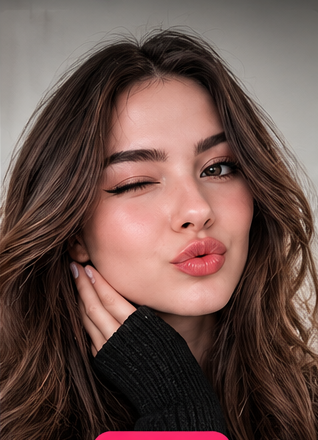
#> input picture tools/thumbs/source/model_face.png, 318 x 440 px
$ python make_thumbs.py
#> lines starting #> are read from the running program, lines starting #| are printed output that depends on the picture
#!/usr/bin/env python3
"""
Миниатюры карточек эффектов: фото модели из макета + сам эффект в своих точках лица.

Положение головы на фото (source/model_face.png) измерено один раз по контрольным точкам
(уголки глаз, кончик носа, губы, подбородок, лоб) и сведено к «осям головы» в пикселях:
точка модели (x, y, z) в лицевых единицах → O + x·R + y·U + z·F. Это те же лицевые единицы,
что и в камере (1.0 = расстояние между внешними уголками глаз), поэтому:
  * кусочки шаблонов (templates.json) ставятся по своим «at / w / align» с наклоном головы;
  * 3D-модели (ar_models/*.glb) проецируются по тем же осям, z-буфер с «невидимой головой»
    закрывает дальние части — как в приложении.

Запуск из корня репозитория:  python3 tools/thumbs/make_thumbs.py
"""
import json, math, os, sys
import numpy as np
from PIL import Image, ImageFilter, ImageEnhance

HERE = os.path.dirname(os.path.abspath(__file__))
ROOT = os.path.abspath(os.path.join(HERE, "..", ".."))
ASSETS = os.path.join(ROOT, "app", "src", "main", "assets")
sys.path.insert(0, os.path.join(ROOT, "tools", "ar_models"))
import generate_models as gm  # noqa: E402

# ---------------------------------------------------------------- фото и оси головы
PHOTO = os.path.join(HERE, "source", "model_face.png")
TOP = 170                    # сколько пикселей «стены» дорисовать сверху (под ушки и короны)
O = np.array([172.5, 178.25 + TOP])        # середина между внешними уголками глаз
R = np.array([135.0, -26.5])               # +1 по x (вправо по лицу)
U = np.array([-12.9, -100.8])              # +1 по y (вверх по лицу)
F = np.array([31.6, -41.5])                # +1 по z (к камере)
S = float(np.linalg.norm(R))               # пикселей на лицевую единицу (по ширине лица)
ROLL = math.degrees(math.atan2(R[1], R[0]))
SIN_YAW = F[0] / S                         # голова повёрнута: правая сторона лица дальше

def P(x, y, z=0.0):
    return O + x * R + y * U + z * F

def base():
    """Фото с дорисованной сверху стеной (растянутая и размытая верхняя полоса)."""
    ph = Image.open(PHOTO).convert("RGB")
#> ph is the input picture: PIL image 318x440 RGB; mean R, G, B 105.3, 80.4, 74.1
    W, H = ph.size
#> W = 318; H = 440
    strip = ph.crop((0, 0, W, 6)).resize((W, TOP), Image.BILINEAR).filter(ImageFilter.GaussianBlur(14))
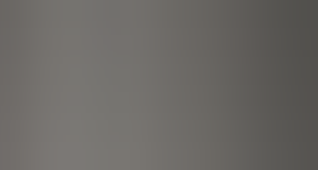
#> strip: PIL image 318x170 RGB; mean R, G, B 107.3, 104.6, 101
    img = Image.new("RGB", (W, H + TOP))
#> img: PIL image 318x610 RGB; every value is 0
    img.paste(strip, (0, 0)); img.paste(ph, (0, TOP))
#> after `img.paste(strip, (0, 0))`:
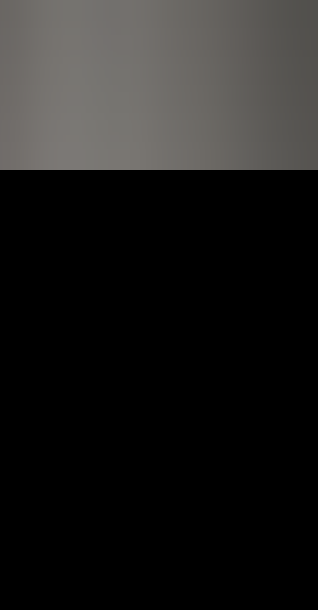
#> img: PIL image 318x610 RGB; mean R, G, B 29.9, 29.1, 28.2
#> after `img.paste(ph, (0, TOP))`:
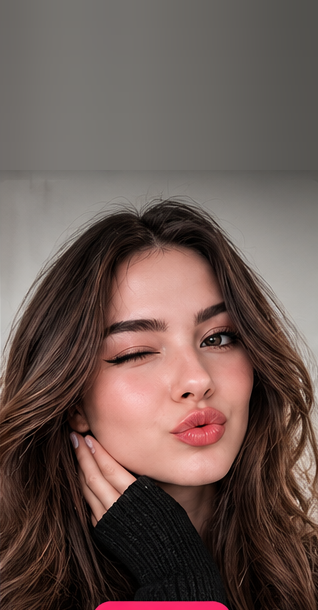
#> img: PIL image 318x610 RGB; mean R, G, B 105.9, 87.2, 81.6
    # мягкий шов
    seam = img.crop((0, TOP - 12, W, TOP + 12)).filter(ImageFilter.GaussianBlur(4))
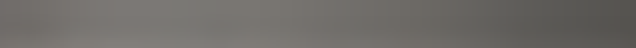
#> seam: PIL image 318x24 RGB (shown 2 times larger); mean R, G, B 110.8, 107.9, 104.3
    img.paste(seam, (0, TOP - 12))
    img = ImageEnhance.Contrast(img).enhance(1.04)
    return img.convert("RGBA")

def card(img, path, w=320, h=400):
    """Карточка 4:5 вокруг головы (с местом под ушки и короны)."""
#> called with w = 320, h = 400
    cx, top = O[0] + 0.1 * S, O[1] - 1.85 * S
#> cx = 186.3; top = 93.73
    bw = min(2.2 * S, img.width); bh = bw * h / w
#> after `bw = min(2.2 * S, img.width)`: bw = 302.7
#> after `bh = bw * h / w`: bh = 378.3
    x0 = max(0.0, min(img.width - bw, cx - bw / 2)); y0 = max(0.0, min(img.height - bh, top))
#> after `x0 = max(0.0, min(img.width - bw, cx - bw / 2))`: x0 = 15.33
#> after `y0 = max(0.0, min(img.height - bh, top))`: y0 = 93.73
    box = (int(x0), int(y0), int(x0 + bw), int(y0 + bh))     # целиком внутри фото — без чёрных полос
#> box = (15, 93, 318, 472)
    img.crop(box).resize((w, h), Image.LANCZOS).convert("RGB").save(path, quality=90)
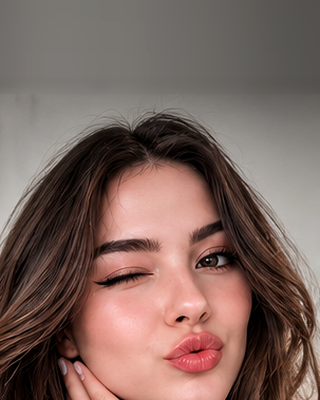
#> saved as none.jpg: PIL image 320x400 RGB; mean R, G, B 124.5, 101.3, 94.4

# ---------------------------------------------------------------- шаблоны
# [13 lines left out: function paste_piece, not called in this run]

def templates():
#> (the run stopped early here; a loop or call above may not have finished)
